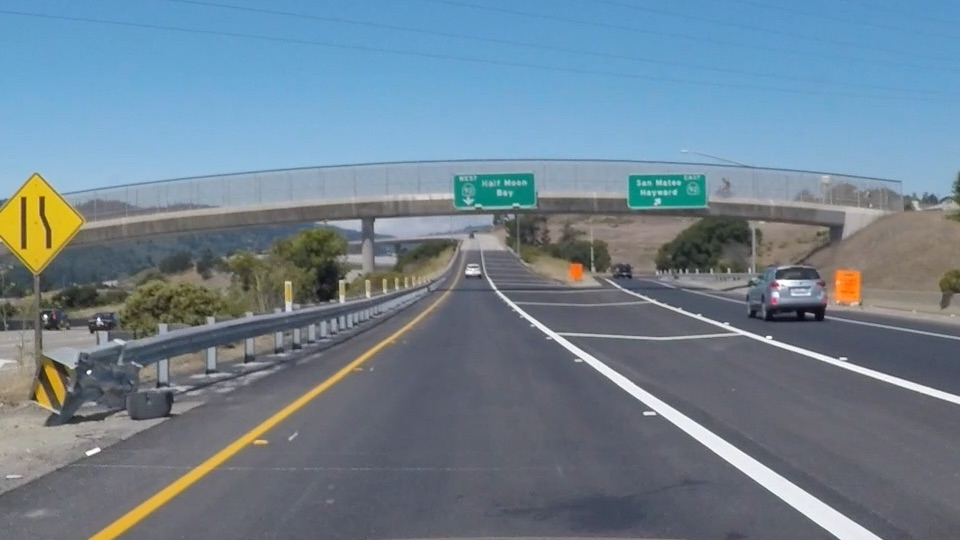
#> input picture exit-ramp.jpg, 960 x 540 px, found by its file name
$ python test.py
#> lines starting #> are read from the running program, lines starting #| are printed output that depends on the picture; after the words box and inside, x2 and y2 are one past the last pixel; in counts of white or black regions, pixels touching at a corner belong together
import matplotlib.pyplot as plt
import matplotlib.image as mpimg
import numpy as np

image = mpimg.imread('exit-ramp.jpg')
#> image is the input picture: shape (540, 960, 3); mean R, G, B 111.3, 130.2, 144.4

ysize = image.shape[0]
#> ysize = 540
xsize = image.shape[1]
#> xsize = 960
color_select = np.copy(image)

# Define color selection criteria
###### MODIFY THESE VARIABLES TO MAKE YOUR COLOR SELECTION
red_threshold = 200
green_threshold = 200
blue_threshold = 200
######

rgb_threshold = [red_threshold, green_threshold, blue_threshold]

# Do a boolean or with the "|" character to identify
# pixels below the thresholds
thresholds = (image[:,:,0] < rgb_threshold[0]) \
            | (image[:,:,1] < rgb_threshold[1]) \
            | (image[:,:,2] < rgb_threshold[2])
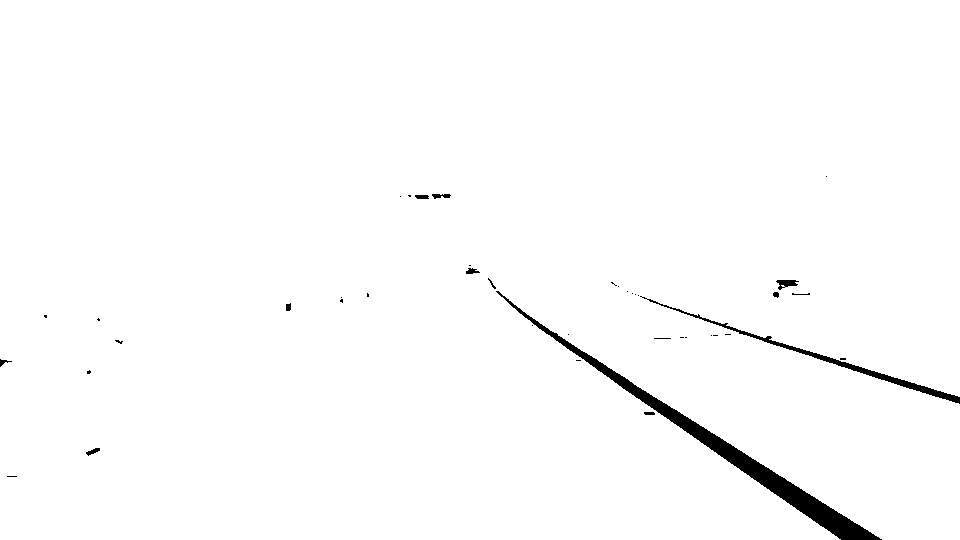
#> thresholds: shape (540, 960) bool; 98.6% white; 41 black regions (28 under 20 px), largest, box (x1, y1, x2, y2) and area: (496, 291, 882, 540) 5378, (640, 296, 960, 404) 1401, (776, 280, 799, 290) 129
color_select[thresholds] = [0,0,0]
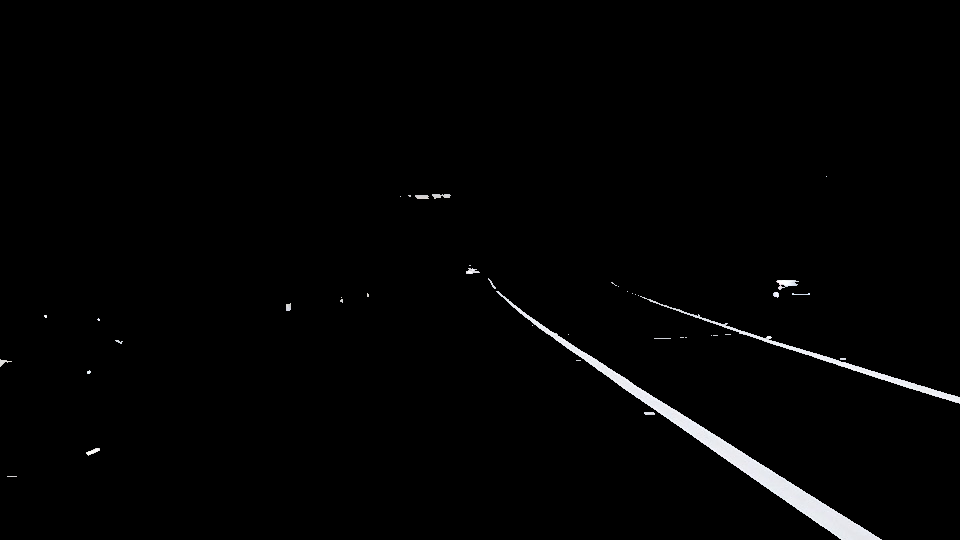
#> color_select: shape (540, 960, 3); mean R, G, B 3.3, 3.3, 3.4

print(thresholds)
#> (printed output is left out)

# Display the image
plt.imshow(color_select)
plt.show()
